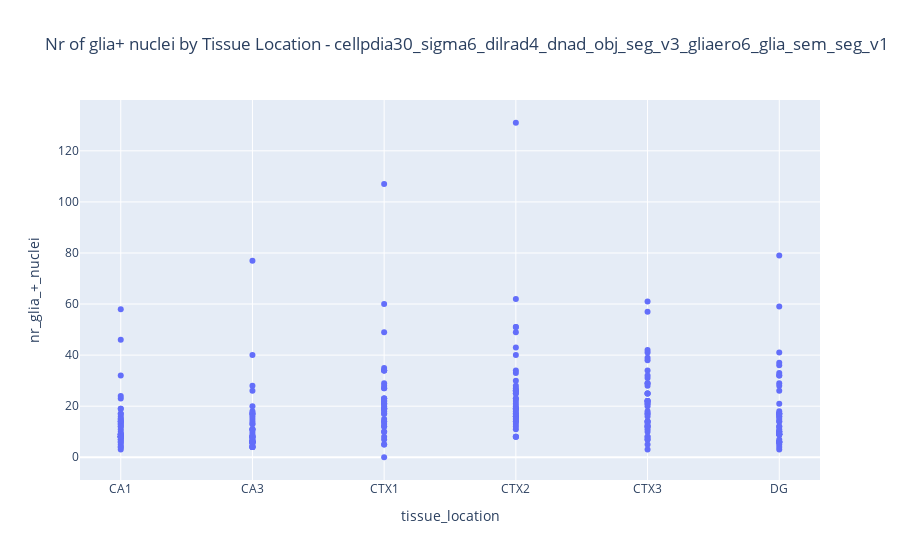

Notebook source saved alongside this figure:
### Code cell
# Create the plot
fig = px.scatter(df, x='tissue_location', y='nr_glia_+_nuclei',
                 hover_data=['staining_id','index'], title=f"Nr of glia+ nuclei by Tissue Location - {title}")

# Show the plot
fig.show()

### Figure 1 — Plotly figure (JSON) as saved in the notebook; plotly's stock layout.template omitted (floating-point values rounded to 4 significant figures; data arrays with more than 128 entries replaced by an {"elided": "..."} marker saying what was removed)
{"data": [{"customdata": {"elided": "252x2 int values"}, "hovertemplate": "tissue_location=%{x}<br>nr_glia_+_nuclei=%{y}<br>staining_id=%{customdata[0]}<br>index=%{customdata[1]}<extra></extra>", "legendgroup": "", "marker": {"color": "#636efa", "symbol": "circle"}, "mode": "markers", "name": "", "orientation": "v", "showlegend": false, "type": "scatter", "x": {"elided": "252 str values"}, "xaxis": "x", "y": {"elided": "252 int values"}, "yaxis": "y"}], "layout": {"legend": {"tracegroupgap": 0}, "title": {"text": "Nr of glia+ nuclei by Tissue Location - cellpdia30_sigma6_dilrad4_dnad_obj_seg_v3_gliaero6_glia_sem_seg_v1"}, "xaxis": {"anchor": "y", "domain": [0, 1], "title": {"text": "tissue_location"}}, "yaxis": {"anchor": "x", "domain": [0, 1], "title": {"text": "nr_glia_+_nuclei"}}}}
